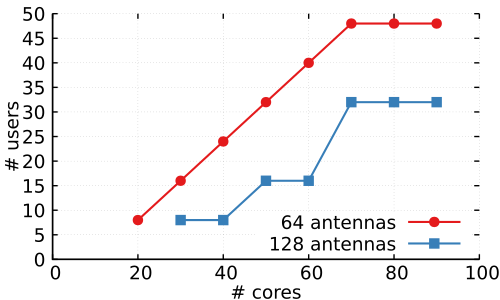

This chart was generated by the following gnuplot code:
set terminal pdfcairo
set output 'fig_user_antenna.pdf'
set style line 1 \
	linecolor rgb '#a00000' \
	linetype 1 linewidth 2
set style line 2 \
	linecolor rgb '#00a000' \
	linetype 2 linewidth 2
set style line 3 \
	linecolor rgb '#0000a0' \
	linetype 3 linewidth 2
set style line 4 \
	linecolor rgb '#a0a000' \
	linetype 4 linewidth 2
set style line 5 \
	linecolor rgb '#a000a0' \
	linetype 5 linewidth 2
set style line 6 \
	linecolor rgb '#00a0a0' \
	linetype 6 linewidth 2
set xr [0:100]
set yr [0:]
set xtics font ', 20'
set ytics font ', 20'
set xlabel '# cores' font 'Times-Roman,20'
set ylabel '# users' font 'Times-Roman,20'
set key bottom right font 'Times-Roman,20'
set grid xtics ytics mxtics mytics
set mxtics 1
set mytics 1
set style line 501 lt 1 lc rgb "#000000" lw 2
set border 3 ls 501
# set label "maximum # antennas" at 25, 160 font 'Times-Roman,20'
plot 'fig_user_antenna.txt' using ($1/1.):($2/1.) title '64 antennas' with linespoint linestyle 1 lw 3 pt 7 lc rgb "#e41a1c", \
	'fig_user_antenna.txt' using ($1/1.):($3>=8?$3/1.:1/0) title '128 antennas' with linespoint linestyle 2 lw 3 pt 5 lc rgb "#377eb8"
	# 150 notitle dashtype 17 lw 4 lc rgb "red"
